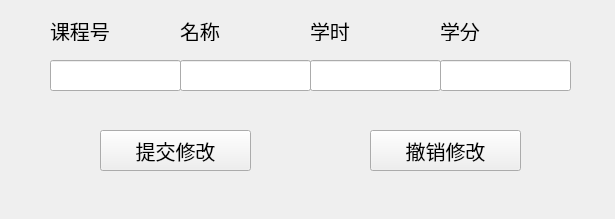
<?xml version="1.0" encoding="UTF-8"?>
<ui version="4.0">
 <class>Form</class>
 <widget class="QWidget" name="Form">
  <property name="geometry">
   <rect>
    <x>0</x>
    <y>0</y>
    <width>615</width>
    <height>219</height>
   </rect>
  </property>
  <property name="minimumSize">
   <size>
    <width>615</width>
    <height>219</height>
   </size>
  </property>
  <property name="maximumSize">
   <size>
    <width>615</width>
    <height>219</height>
   </size>
  </property>
  <property name="windowTitle">
   <string>Form</string>
  </property>
  <widget class="QLineEdit" name="lineEdit_1">
   <property name="geometry">
    <rect>
     <x>50</x>
     <y>60</y>
     <width>131</width>
     <height>31</height>
    </rect>
   </property>
  </widget>
  <widget class="QLineEdit" name="lineEdit_2">
   <property name="geometry">
    <rect>
     <x>180</x>
     <y>60</y>
     <width>131</width>
     <height>31</height>
    </rect>
   </property>
  </widget>
  <widget class="QLineEdit" name="lineEdit_3">
   <property name="geometry">
    <rect>
     <x>310</x>
     <y>60</y>
     <width>131</width>
     <height>31</height>
    </rect>
   </property>
  </widget>
  <widget class="QLineEdit" name="lineEdit_4">
   <property name="geometry">
    <rect>
     <x>440</x>
     <y>60</y>
     <width>131</width>
     <height>31</height>
    </rect>
   </property>
  </widget>
  <widget class="QPushButton" name="pushButton">
   <property name="geometry">
    <rect>
     <x>100</x>
     <y>130</y>
     <width>151</width>
     <height>41</height>
    </rect>
   </property>
   <property name="font">
    <font>
     <family>楷体</family>
     <pointsize>15</pointsize>
    </font>
   </property>
   <property name="text">
    <string>提交修改</string>
   </property>
  </widget>
  <widget class="QPushButton" name="pushButton_2">
   <property name="geometry">
    <rect>
     <x>370</x>
     <y>130</y>
     <width>151</width>
     <height>41</height>
    </rect>
   </property>
   <property name="font">
    <font>
     <family>楷体</family>
     <pointsize>15</pointsize>
    </font>
   </property>
   <property name="text">
    <string>撤销修改</string>
   </property>
  </widget>
  <widget class="QLabel" name="label">
   <property name="geometry">
    <rect>
     <x>50</x>
     <y>20</y>
     <width>71</width>
     <height>21</height>
    </rect>
   </property>
   <property name="font">
    <font>
     <family>楷体</family>
     <pointsize>15</pointsize>
    </font>
   </property>
   <property name="text">
    <string>课程号</string>
   </property>
  </widget>
  <widget class="QLabel" name="label_2">
   <property name="geometry">
    <rect>
     <x>180</x>
     <y>20</y>
     <width>71</width>
     <height>21</height>
    </rect>
   </property>
   <property name="font">
    <font>
     <family>楷体</family>
     <pointsize>15</pointsize>
    </font>
   </property>
   <property name="text">
    <string>名称</string>
   </property>
  </widget>
  <widget class="QLabel" name="label_3">
   <property name="geometry">
    <rect>
     <x>310</x>
     <y>20</y>
     <width>71</width>
     <height>21</height>
    </rect>
   </property>
   <property name="font">
    <font>
     <family>楷体</family>
     <pointsize>15</pointsize>
    </font>
   </property>
   <property name="text">
    <string>学时</string>
   </property>
  </widget>
  <widget class="QLabel" name="label_4">
   <property name="geometry">
    <rect>
     <x>440</x>
     <y>20</y>
     <width>91</width>
     <height>21</height>
    </rect>
   </property>
   <property name="font">
    <font>
     <family>楷体</family>
     <pointsize>15</pointsize>
    </font>
   </property>
   <property name="text">
    <string>学分</string>
   </property>
  </widget>
 </widget>
 <resources/>
 <connections/>
</ui>
